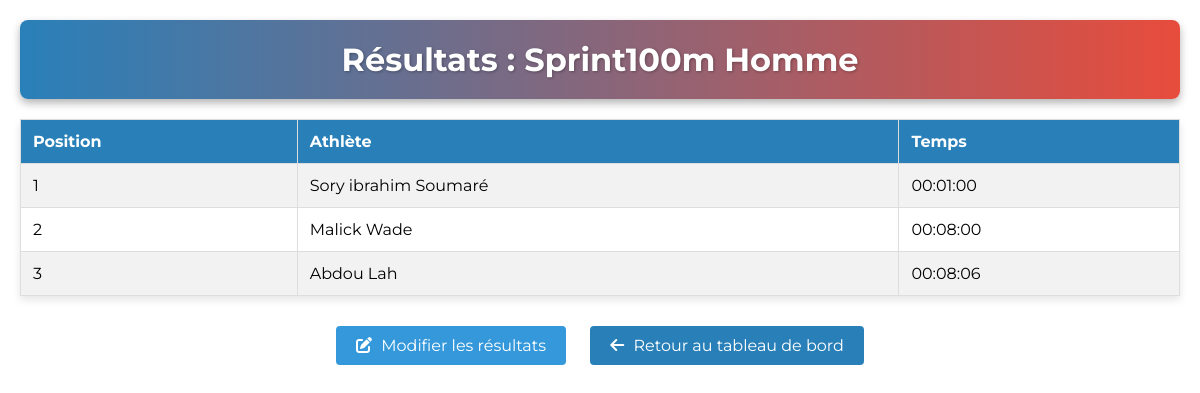
/sprint_meetNV/arbitre/consulter_resultats.php?course_id=9 (signed in), run on the app's committed database.
### tables this page shows
CREATE TABLE courses (
  id int NOT NULL,
  nom varchar(100) NOT NULL,
  course_type enum('Sprint100m','Sprint200m','Sprint400m','Haies100m','Haies110m','Haies400m','Relais4x100m','Relais4x400m','Autre') NOT NULL,
  round_type enum('Series','DemiFinale','Finale') NOT NULL,
  date_course date NOT NULL,
  statut_inscription enum('ouvert','ferme') DEFAULT 'ouvert'
);

CREATE TABLE inscriptions (
  id int NOT NULL,
  user_id int NOT NULL,
  course_id int NOT NULL,
  date_inscription timestamp NOT NULL DEFAULT CURRENT_TIMESTAMP,
  position int DEFAULT NULL,
  temps_realise varchar(10) DEFAULT NULL,
  couloir int NOT NULL DEFAULT '0'
);

CREATE TABLE users (
  id int NOT NULL,
  nom varchar(100) NOT NULL,
  prenom varchar(100) NOT NULL,
  email varchar(100) NOT NULL,
  mot_de_passe varchar(255) NOT NULL,
  role enum('admin','arbitre','athlete') NOT NULL DEFAULT 'athlete',
  profil enum('individuel','equipe') DEFAULT 'individuel',
  sexe enum('homme','femme') DEFAULT 'homme',
  pays varchar(100) DEFAULT NULL,
  age int DEFAULT NULL,
  club varchar(100) DEFAULT NULL,
  discipline varchar(50) DEFAULT NULL,
  discipline_equipe varchar(50) DEFAULT NULL,
  record_officiel varchar(20) DEFAULT NULL,
  fichier_record varchar(255) DEFAULT NULL,
  diplome varchar(255) DEFAULT NULL,
  piece_identite varchar(255) DEFAULT NULL,
  identifiant varchar(100) DEFAULT NULL,
  fichier_certif varchar(255) DEFAULT NULL,
  date_creation timestamp NOT NULL DEFAULT CURRENT_TIMESTAMP
);

### sprint_meetNV/arbitre/consulter_resultats.php (the view, shortened to what this page needs)
<?php
require_once '../includes/db_connect.php';
$course_id = $_GET['course_id'];
$sql = "SELECT * FROM courses WHERE id = '$course_id'";
$result = mysqli_query($conn, $sql);
$course = mysqli_fetch_assoc($result);
$sql = "SELECT u.nom, u.prenom, i.temps_realise
        FROM users u
        INNER JOIN inscriptions i ON u.id = i.user_id
        WHERE i.course_id = '$course_id'
        ORDER BY i.temps_realise";
$result = mysqli_query($conn, $sql);
$resultats = mysqli_fetch_all($result, MYSQLI_ASSOC);
?>
<!DOCTYPE html>
<html lang="fr">
<head>
    <link rel="stylesheet" href="https://cdnjs.cloudflare.com/ajax/libs/font-awesome/6.4.0/css/all.min.css">
</head>
<body>
    <header>
        <h1>Résultats : <?php echo htmlspecialchars($course['nom']); ?></h1>
    </header>
    <table class="resultats-table">
        <tr>
            <th>Position</th>
            <th>Athlète</th>
            <th>Temps</th>
        </tr>
        <?php
        $position = 1;
        foreach ($resultats as $resultat):
        ?>
            <tr>
                <td><?php echo $position++; ?></td>
                <td><?php echo htmlspecialchars($resultat['prenom'] . ' ' . $resultat['nom']); ?></td>
                <td><?php echo $resultat['temps_realise'] ?: 'Non enregistré'; ?></td>
            </tr>
        <?php endforeach; ?>
    </table>
    <a href="noter_performances.php?course_id=<?php echo $course_id; ?>" class="btn btn-modifier"><i class="fas fa-edit"></i> Modifier les résultats</a>
    <a href="dashboard_arbitre.php" class="btn retour"><i class="fas fa-arrow-left"></i> Retour au tableau de bord</a>
</body>
</html>

### sprint_meetNV/arbitre/consulter_resultats.php (style rules this page uses)
:root { --primary-blue: #2980b9; --secondary-red: #e74c3c; --white: #fff; --black: #000; }
* { margin: 0; padding: 0; box-sizing: border-box; }
body { font-family: 'Montserrat', sans-serif; background: var(--white); color: var(--black); text-align: center; min-height: 100vh; padding: 20px; }
header { background: linear-gradient(90deg, var(--primary-blue), var(--secondary-red)); padding: 20px; border-radius: 8px; margin-bottom: 20px; box-shadow: 0 4px 8px rgba(0,0,0,0.3); color: var(--white); }
h1 { font-size: 2rem; text-shadow: 1px 1px 3px rgba(0,0,0,0.3); }
.resultats-table { width: 100%; border-collapse: collapse; margin: 20px 0; box-shadow: 0 4px 8px rgba(0,0,0,0.1); }
.resultats-table th, .resultats-table td { padding: 12px; text-align: left; border: 1px solid #ddd; }
.resultats-table th { background-color: var(--primary-blue); color: var(--white); }
.resultats-table tr:nth-child(even) { background-color: #f2f2f2; }
.btn { padding: 10px 20px; border-radius: 4px; cursor: pointer; color: var(--white); text-decoration: none; transition: background-color 0.3s ease, transform 0.3s ease; display: inline-block; margin: 10px; }
.btn i { margin-right: 5px; }
.btn-modifier { background-color: #3498db; }
.retour { background-color: var(--primary-blue); }

### data on the page
courses: nom "Sprint100m Homme"
inscriptions: user.nom "Sory ibrahim Soumaré", temps_realise "00:01:00"
inscriptions: user.nom "Malick Wade", temps_realise "00:08:00"
inscriptions: user.nom "Abdou Lah", temps_realise "00:08:06"
